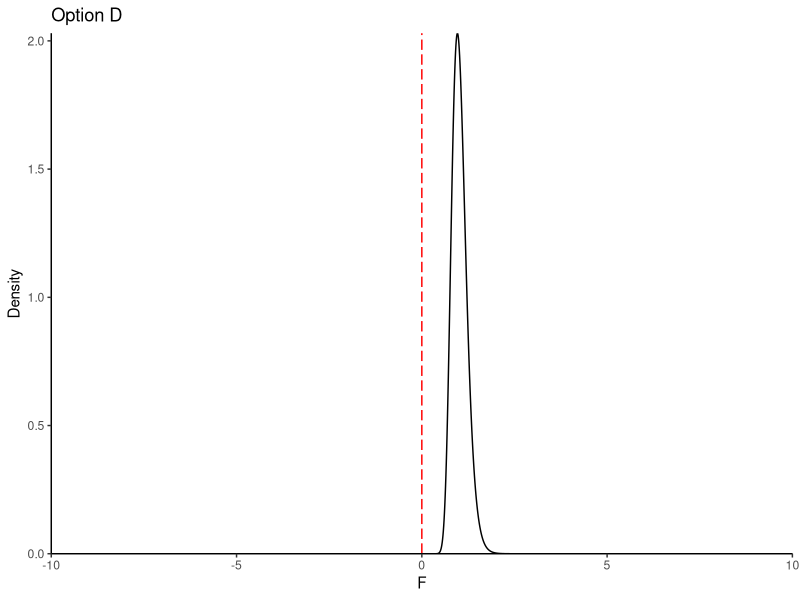
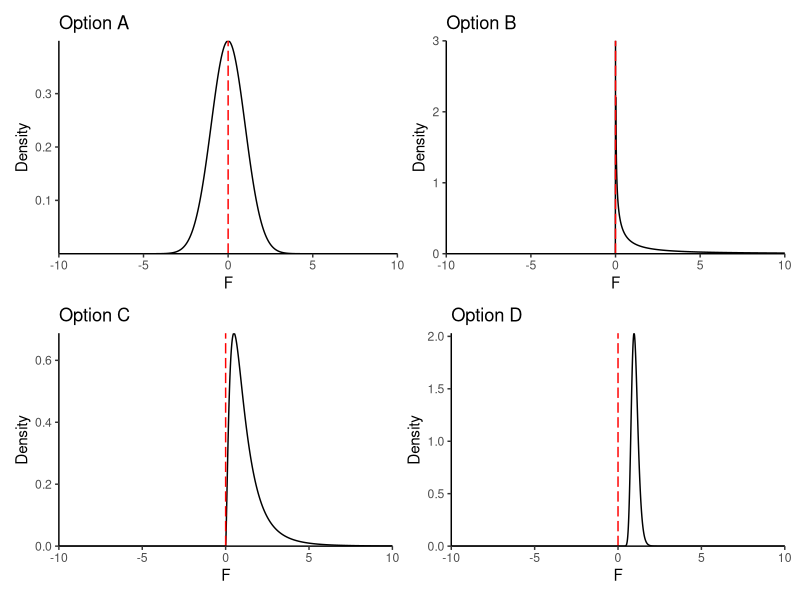
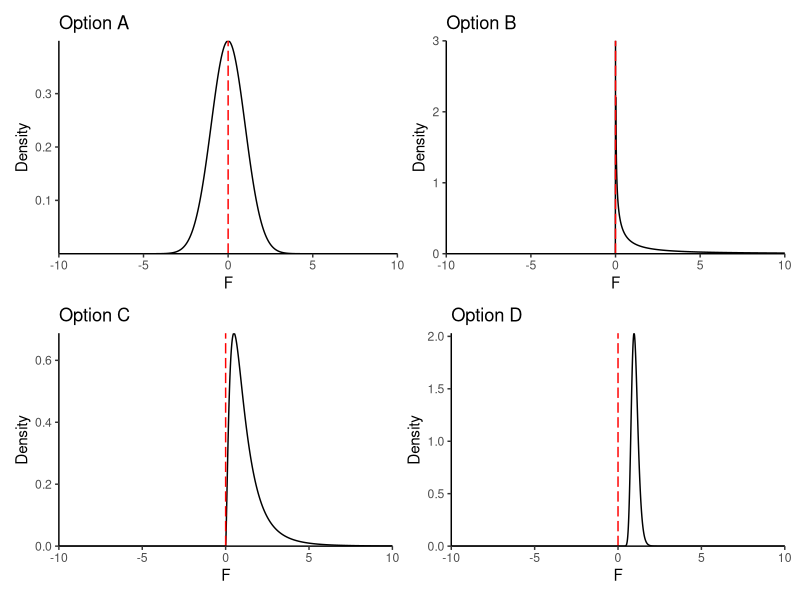

Generate these figures, in order, with R:
library(ggplot2)
library(patchwork)

plot_fn = function(df, option){
  if(is.infinite(max(df$values))) ymax = 3 else ymax = max(df$values)
  
  ggplot(df, aes(x=x, y=values))+
    geom_line() +
    labs(title=paste0('Option ', option), x='F', y='Density') +
    theme_classic() +
    geom_vline(aes(xintercept = 0), color = 'red', linetype = 'longdash') +
    scale_x_continuous(limits = c(min(df$x), max(df$x)), expand = c(0,0)) +
    scale_y_continuous(limits = c(min(df$values), ymax), expand = c(0,0))
}

norm_dist = data.frame('x' = seq(-10, 10, 0.01),
                       'values' = dnorm(seq(-10, 10, 0.01)))
opt_a = plot_fn(norm_dist, 'A') 

f_dist_b = data.frame('x' = seq(-10, 10, 0.01),
                       'values' = df(seq(-10,10,0.01), 1,1))
opt_b = plot_fn(f_dist_b, 'B')

f_dist_c = data.frame('x' = seq(-10, 10, 0.01),
                    'values' = df(seq(-10, 10, 0.01), 5, 10))
opt_c = plot_fn(f_dist_c, 'C')

f_dist_d = data.frame('x' = seq(-10,10,0.01),
                        'values' = df(seq(-10,10,0.01), 100, 100))
opt_d = plot_fn(f_dist_d, 'D')
opt_d

(opt_a + opt_b)/(opt_c + opt_d)

ggsave('../../images/questions/q_24082020.png', width = 300, height = 180, units = 'mm')
